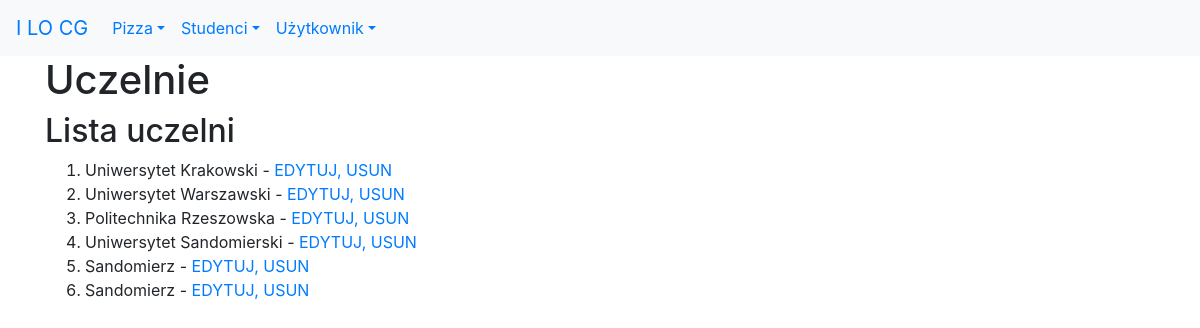
The app's page /uczelnie/lista, older data.
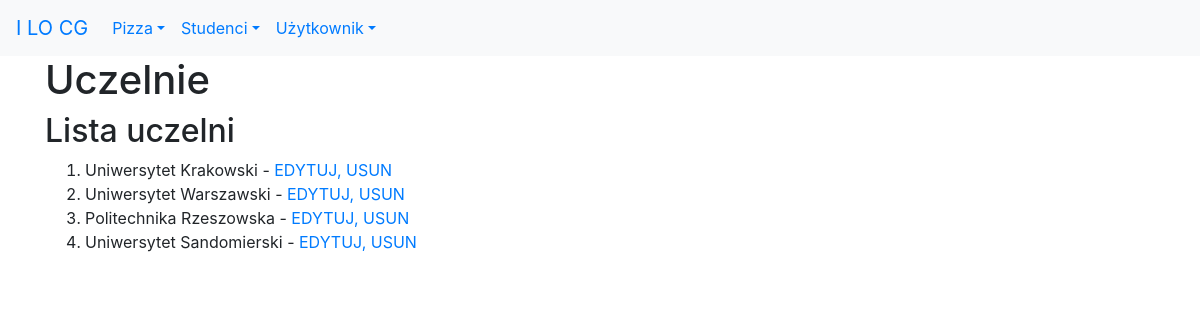
The same page, newer data.
### studenci/models.py (models this page shows, shortened)
class Uczelnia(models.Model):
    nazwa = models.CharField(verbose_name='uczelnia', max_length=30)
    class Meta:
        verbose_name_plural = "uczelnie"

### studenci/views.py (the view)
# urls.py: path('uczelnie/lista', views.ListaUczelni.as_view(), name='uczelnie_lista'),
class ListaUczelni(ListView):
    model = Uczelnia
    context_object_name = 'uczelnie'
    template_name = 'studenci/lista_uczelni.html'

### studenci/templates/studenci/lista_uczelni.html
{% extends 'szablon.html' %}
{% block naglowek %}Uczelnie{% endblock naglowek %}
{% block tresc %}
<h2>Lista uczelni</h2>
<ol>
    {% for uczelnia in uczelnie %}
        <li>{{ uczelnia.nazwa }} -
            <a href="{% url 'studenci:uczelnie_edytuj' uczelnia.id %}">EDYTUJ, </a>
            <a href="{% url 'studenci:uczelnie_usun' uczelnia.id %}">USUN </a>
        </li>
    {% endfor %}
</ol>
{% endblock tresc %}

Row changes from the older to the newer data that the page shows:
removed Uczelnia: nazwa "Sandomierz"
removed Uczelnia: nazwa "Sandomierz"
